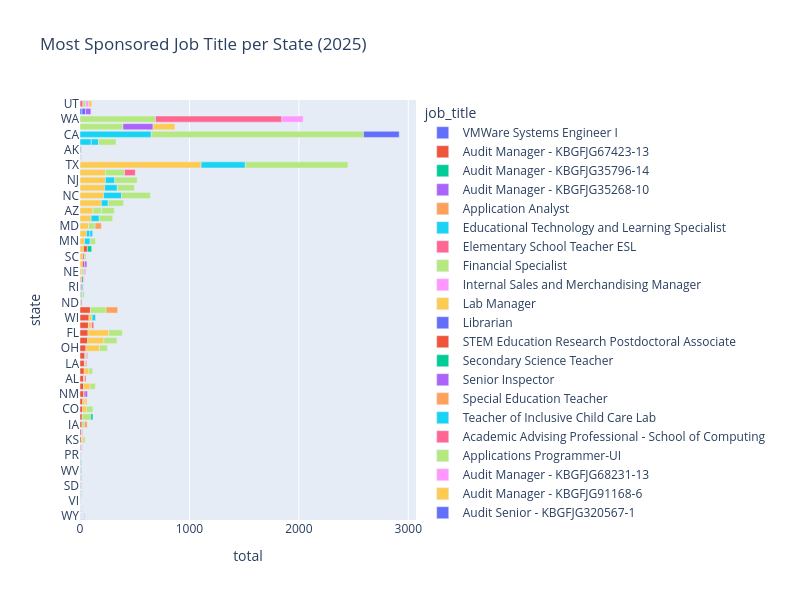

Here is the notebook cell this chart was saved with:
### Code cell
fig = px.bar(
    h.sort_values("total", ascending=True),
    x="total",
    y="state",
    color="job_title",
    orientation="h",
    title="Most Sponsored Job Title per State (2025)",
    width=800,
    height=600
)
fig.show()
